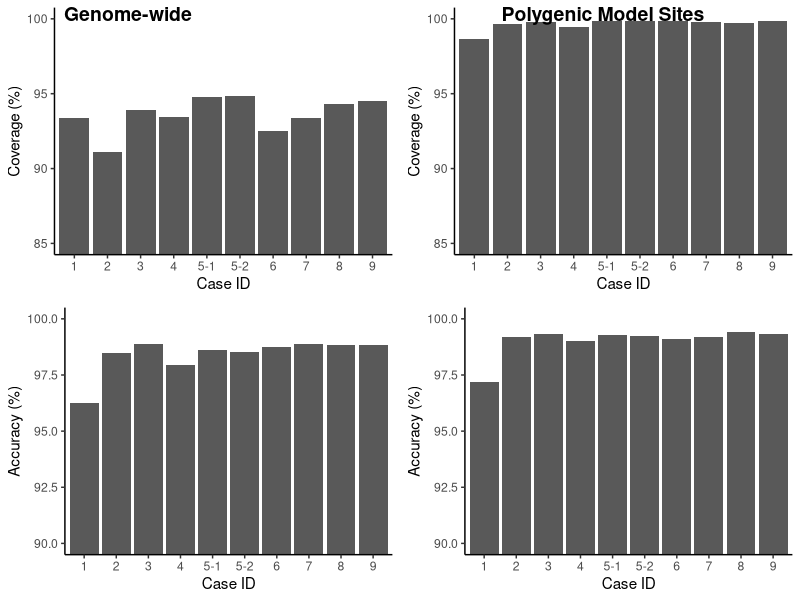
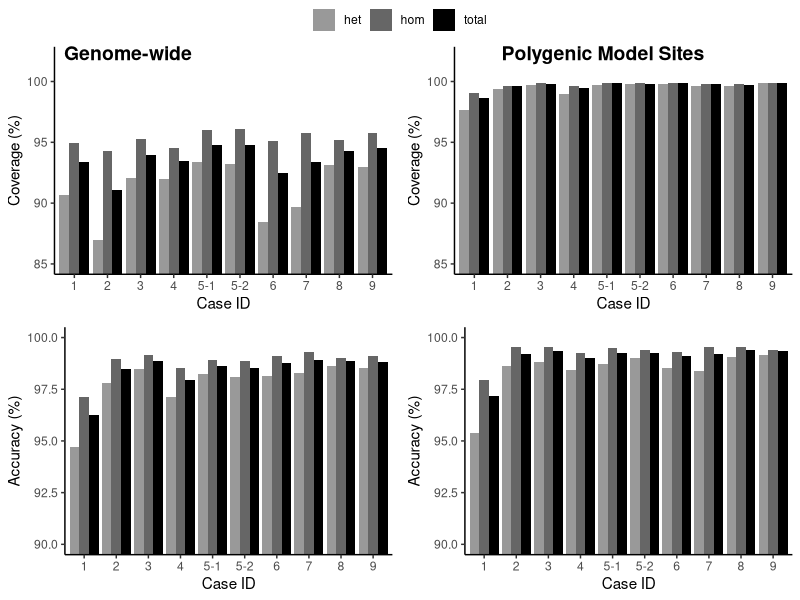

Write the R code that produced these figures, in order.
library(ggpubr)
library(ggplot2)

gwstats<-read.table("./data/figure1c_gw.txt", header=T)
prstats<-read.table("./data/figure1c_prs.txt", header=T)

#Generate Figure 1C
totalstats<-gwstats[ which(gwstats$gt=='total'), ]
totalcovplot<-ggplot(totalstats, aes(y=cov*100, x=index)) + geom_bar(position="dodge", stat="identity") + ylab("Coverage (%)") + xlab("Case ID")+scale_fill_manual(values = c("#999999","#666666","black")) + theme(panel.grid.major = element_blank(), panel.grid.minor = element_blank(), panel.background = element_blank(), axis.line = element_line(colour = "black"), legend.title=element_blank()) + coord_cartesian(ylim = c(85, 100))
totalerrorplot<-ggplot(totalstats, aes(y=(1-error)*100, x=index)) + geom_bar(position="dodge", stat="identity") + ylab("Accuracy (%)") + xlab("Case ID")+scale_fill_manual(values = c("#999999","#666666","black")) + theme(panel.grid.major = element_blank(), panel.grid.minor = element_blank(), panel.background = element_blank(), axis.line = element_line(colour = "black"), legend.title=element_blank()) + coord_cartesian(ylim = c(90, 100))

prstotalstats<-prstats[ which(prstats$gt=='total'), ]
prstotalcovplot<-ggplot(prstotalstats, aes(y=cov*100, x=index)) + geom_bar(position="dodge", stat="identity") + ylab("Coverage (%)") + xlab("Case ID")+scale_fill_manual(values = c("#999999","#666666","black")) + theme(panel.grid.major = element_blank(), panel.grid.minor = element_blank(), panel.background = element_blank(), axis.line = element_line(colour = "black"), legend.title=element_blank()) + coord_cartesian(ylim = c(85, 100))
prstotalerrorplot<-ggplot(prstotalstats, aes(y=(1-error)*100, x=index)) + geom_bar(position="dodge", stat="identity") + ylab("Accuracy (%)") + xlab("Case ID")+scale_fill_manual(values = c("#999999","#666666","black")) + theme(panel.grid.major = element_blank(), panel.grid.minor = element_blank(), panel.background = element_blank(), axis.line = element_line(colour = "black"), legend.title=element_blank()) + coord_cartesian(ylim = c(90, 100))

png("./figures/totalcoverage_error.png", width=800, height=800)
ggarrange(totalcovplot, prstotalcovplot,totalerrorplot,prstotalerrorplot,ncol=2,nrow=2, labels=c("Genome-wide", "Polygenic Model Sites"), common.legend=TRUE)
dev.off()

#Generate Supp figure
#Genome-wide coverage and error plots
cov<-ggplot(gwstats, aes(fill=gt, y=cov*100, x=index)) + geom_bar(position="dodge", stat="identity") + ylab("Coverage (%)") + xlab("Case ID")+scale_fill_manual(values = c("#999999","#666666","black")) + theme(panel.grid.major = element_blank(), panel.grid.minor = element_blank(), panel.background = element_blank(), axis.line = element_line(colour = "black"), legend.title=element_blank()) + coord_cartesian(ylim = c(85, 102))
error<-ggplot(gwstats, aes(fill=gt, y=(1-error)*100, x=index)) + geom_bar(position="dodge", stat="identity") + ylab("Accuracy (%)") + xlab("Case ID")+scale_fill_manual(values = c("#999999","#666666","black")) + theme(panel.grid.major = element_blank(), panel.grid.minor = element_blank(), panel.background = element_blank(), axis.line = element_line(colour = "black"), legend.title=element_blank()) + coord_cartesian(ylim = c(90, 100))

#PRS cov and error plots
prscovbygt<-ggplot(prstats, aes(fill=gt, y=cov*100, x=index)) + geom_bar(position="dodge", stat="identity") + ylab("Coverage (%)") + xlab("Case ID")+scale_fill_manual(values = c("#999999","#666666","black")) + theme(panel.grid.major = element_blank(), panel.grid.minor = element_blank(), panel.background = element_blank(), axis.line = element_line(colour = "black"), legend.title=element_blank()) + coord_cartesian(ylim = c(85, 102))
prserrorbygt<-ggplot(prstats, aes(fill=gt, y=(1-error)*100, x=index)) + geom_bar(position="dodge", stat="identity") + ylab("Accuracy (%)") + xlab("Case ID")+scale_fill_manual(values = c("#999999","#666666","black")) + theme(panel.grid.major = element_blank(), panel.grid.minor = element_blank(), panel.background = element_blank(), axis.line = element_line(colour = "black"), legend.title=element_blank()) + coord_cartesian(ylim = c(90, 100))

#Put together in grid
png("./figures/coverage_error_bygt.png", width=800, height=800)
ggarrange(cov, prscovbygt,error,prserrorbygt,ncol=2,nrow=2, labels=c("Genome-wide", "Polygenic Model Sites"), common.legend=TRUE)
dev.off()
